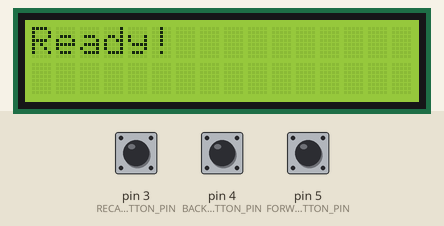
This sketch was run on a simulated Arduino Uno, built with avr-gcc and run on an emulated ATmega328P. Shown: 16×2 character LCD. The test bench sets the inputs (shaded band); at power-on: pin 4 (BACKWARD_BUTTON_PIN) HIGH, pin 3 (RECALC_BUTTON_PIN) HIGH, pin 5 (FORWARD_BUTTON_PIN) HIGH. Random numbers use the default seed unless the sketch sets one.

Above: at 1.7 s.
1.8 s: pin 4 (BACKWARD_BUTTON_PIN) pulled LOW for 3.2 s
At 6.2 s:
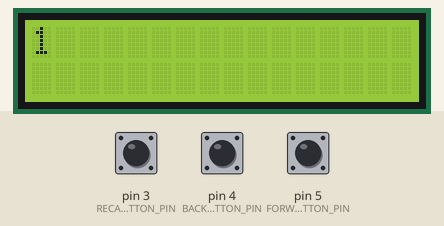
6.5 s: pin 3 (RECALC_BUTTON_PIN) pulled LOW for 0.15 s
At 7.7 s:
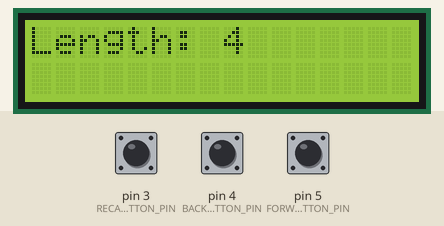
8.1 s: pin 5 (FORWARD_BUTTON_PIN) pulled LOW for 0.15 s
At 9.0 s:
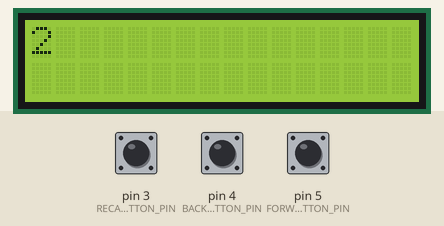
9.7 s: pin 3 (RECALC_BUTTON_PIN) pulled LOW for 1 s
At 10.7 s:
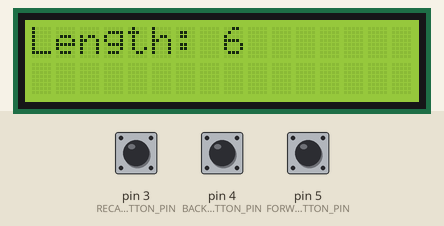
12.2 s: pin 5 (FORWARD_BUTTON_PIN) pulled LOW for 1 s
At 13.9 s:
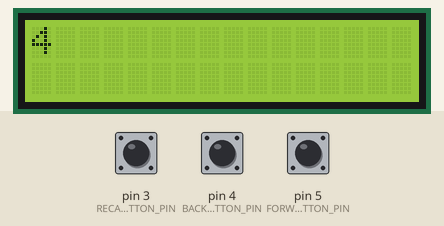
Timing chart, 0 to 15.4 s (numbered marks = the images above; inputs shaded):
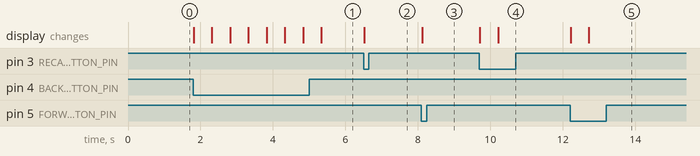

Measured:
- after the input at 1.8 s, the display: first changes at once (image 1 shows a later state)
- after the input at 6.5 s, the display: changes at once (image 2)
- after the input at 8.1 s, the display: changes at once (image 3)
- after the input at 9.7 s, the display: first changes at once (image 4 shows a later state)
- after the input at 12.2 s, the display: first changes at once (image 5 shows a later state)

The sketch:

LcdScreen.ino
```cpp
#include <LiquidCrystal.h>

#define FORWARD_BUTTON_PIN 5

#define BACKWARD_BUTTON_PIN 4

#define RECALC_BUTTON_PIN 3

#define MAX_VALUE 16

#define MIN_VALUE 3

LiquidCrystal lcd(13, 12, 11, 10, 9, 8);

int arrayLength = MIN_VALUE;

int currentPosition = 0;

int* array = 0;

bool forwardButtonWasUp;

bool backwardButtonWasUp;

bool recalcArrayButtonWasUp;

void setup() {
    // если порт 0 неподключен, то генератор псевдослучайных чисел
    // будет инициализироваться функцией randomSeed() со случайного
    // значения при каждом запуске программы из-за "шума" на порту.
    randomSeed(analogRead(A0));

    pinMode(FORWARD_BUTTON_PIN, INPUT_PULLUP);
    pinMode(BACKWARD_BUTTON_PIN, INPUT_PULLUP);
    pinMode(RECALC_BUTTON_PIN, INPUT_PULLUP);

    lcd.begin(16, 2);
    createArray(arrayLength);
    desortArray();

    print("Ready!");
}

void loop() {
    forwardButtonWasUp = handleClick(forwardButtonWasUp, FORWARD_BUTTON_PIN);
    backwardButtonWasUp = handleClick(backwardButtonWasUp, BACKWARD_BUTTON_PIN);
    recalcArrayButtonWasUp = handleClick(recalcArrayButtonWasUp, RECALC_BUTTON_PIN);

    if (!forwardButtonWasUp) {
        showNext();
    }

    if (!backwardButtonWasUp) {
        showPrev();
    }

    if (!recalcArrayButtonWasUp) {
        recalcArray();
    }
}

void showNext() {
    lcd.clear();

    if (currentPosition == arrayLength) {
        currentPosition = 0;
    }

    print(array[currentPosition]);
    currentPosition++;
}

void showPrev() {
    if (currentPosition == 0) {
        print("No need to return");
        print(array[currentPosition]);

        return;
    }

    currentPosition--;
    print(array[currentPosition]);
}

void createArray(int length) {
    if (array != 0) {
        delete [] array;
    }

    array = new int [length];

    for (int i = 0; i < length; i++) {
        array[i] = i + 1;
    }
}

void desortArray() {
    for (int i = 0; i < arrayLength; i++) {
        int firstPosition = random(0, arrayLength);
        int secondPosition = random(0, arrayLength);
        int buffer = array[firstPosition];
        array[firstPosition] = array[secondPosition];
        array[secondPosition] = buffer;
    }
}

void recalcArray() {
    if (arrayLength == MAX_VALUE) {
        arrayLength = MIN_VALUE;
    } else {
        arrayLength++;
    }

    // Хак для корректного приведения типов, если писать одной строкой, то message не может проинициализироваться как String.
    String message = "Length: ";
    message = message  + arrayLength;
    print(message);

    createArray(arrayLength);
    desortArray();
}

bool handleClick(bool buttonWasUp, int buttonPin) {
    bool buttonPressed = !digitalRead(buttonPin);

    if (buttonWasUp && buttonPressed) {
      delay(10);
      buttonPressed = !digitalRead(buttonPin);
    }

    return !buttonPressed;
}

void print(int value) {
    print(String(value));
}

void print(char* value) {
    print(String(value));
}

void print(String value) {
    lcd.clear();
    lcd.print(value);
    delay(500);
}
```
